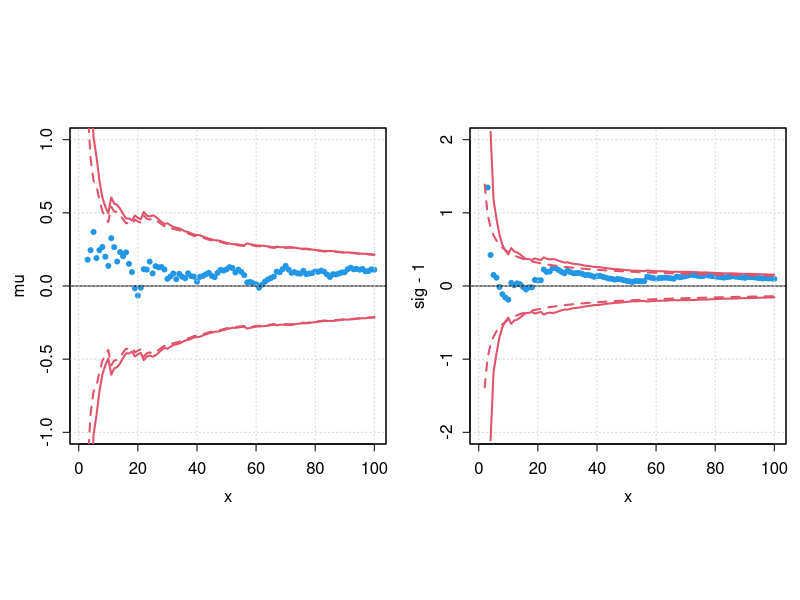

Recreate this plot in R. (Note: this script raises an error after producing the figure.)
## ---- chunk 1
Nmax=100
y = rnorm(Nmax)
mu = u_mu = u_mu0 = sig = u_sig = s = double(Nmax)*NA

for (N in 3:Nmax) {
  mu[N]    = mean(y[1:N])
  s[N]     = sd(y[1:N])
  u_mu0[N] = sqrt(1/N)*s[N] 
  u_mu[N]  = sqrt((N-1)/(N-3))*u_mu0[N] 
  sig[N]   = s[N]*sqrt(N/2)*gamma((N-2)/2)/gamma((N-1)/2)
  u_sig[N] = s[N]*sqrt(N/(N-3) - N/2 *(gamma((N-2)/2)/gamma((N-1)/2))^2 )
}

x=1:Nmax
par(mfrow=c(1,2),pty='s',mar=c(3,5,1,1),mex=0.7)
plot(x,mu,type='p',pch=20,col=4,ylim=c(-1,1))
abline(h=0);grid();box()
lines(x,u_mu*1.96,col=2,lwd=2,lty=1)
lines(x,-u_mu*1.96,col=2,lwd=2,lty=1)
lines(x,u_mu0*1.96,col=2,lwd=2,lty=2)
lines(x,-u_mu0*1.96,col=2,lwd=2,lty=2)

plot(x,sig-1,type='p',pch=20,col=4,ylim=c(-2,2))
abline(h=0);grid();box()
lines(x,u_sig*1.96,col=2,lwd=2,lty=1)
lines(x,-u_sig*1.96,col=2,lwd=2,lty=1)
lines(x,1.96/sqrt(2*(x-1)),col=2,lwd=2,lty=2)
lines(x,-1.96/sqrt(2*(x-1)),col=2,lwd=2,lty=2)
## ---- chunk 2
grViz("
  digraph rmarkdown {
    node [shape = circle]
    'Chi^2'  -> {'<< ndf' '# ndf' '>> ndf'}
    '<< ndf' -> {'Model \n too complex' 'Uncertainty\n too large'}
    '# ndf' -> {'Proceed\n to prediction'}
    '>> ndf' -> {'Model \n too simple' 'Uncertainty\n too small'}
  }")
